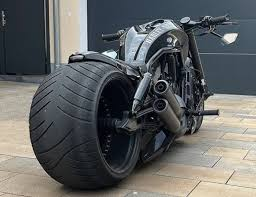
#> input picture Human Pose Estimation/Getting along/images.jpeg, 256 x 197 px
$ python opencv.py
#> lines starting #> are read from the running program, lines starting #| are printed output that depends on the picture
import cv2

# Load grayscale image
img1 = cv2.imread(r'images.jpeg', 0)  # 0 for grayscale
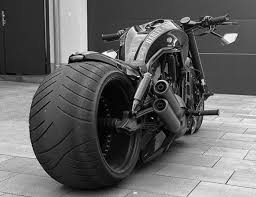
#> img1: shape (197, 256); min 0, max 255, mean 98.1
if img1 is None:
    print("Error: Image not found or could not be loaded!")
    exit()

print(img1)  # Print matrix of the image
#> (printed output is left out)
cv2.imshow('Grayscale Image', img1)  # Show grayscale image
cv2.waitKey(0)
cv2.destroyAllWindows()

# Load color image
img2 = cv2.imread(r'images.jpeg', 1)  # 1 for color
#> img2 is the input picture: shape (197, 256, 3); mean B, G, R 98.8, 98.6, 96.6
if img2 is None:
    print("Error: Image not found or could not be loaded!")
    exit()

print(img2)  # Print matrix of the image
#> (printed output is left out)

# Save the image
status = cv2.imwrite('bike.jpeg', img2)
print("Image saved:", status)  # Prints True if image is saved successfully
#| Image saved: True

# Get properties of the image
dimensions = img2.shape
#> dimensions = (197, 256, 3)
height = img2.shape[0]
#> height = 197
width = img2.shape[1]
#> width = 256
channels = img2.shape[2]  # Now this works because the image is in color
#> channels = 3
size1 = img2.size
#> size1 = 151296

print("Dimensions:", dimensions)
#| Dimensions: (197, 256, 3)
print("Height:", height)
#| Height: 197
print("Width:", width)
#| Width: 256
print("Channels:", channels)
#| Channels: 3
print("Size in bytes:", size1)
#| Size in bytes: 151296

# Split channels
b, g, r = cv2.split(img2)
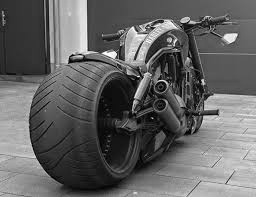
#> b: shape (197, 256); min 0, max 255, mean 98.8

# Merge and display channels
cv2.imshow('Original Image', img2)
cv2.imshow('Blue Channel', b)   # Blue channel grayscale
cv2.imshow('Green Channel', g)  # Green channel grayscale
cv2.imshow('Red Channel', r)    # Red channel grayscale

cv2.waitKey(0)
cv2.destroyAllWindows()

# Resize image
new_width = 270
new_height = 400
dim = (new_width, new_height)
resized = cv2.resize(img2, dim, interpolation=cv2.INTER_AREA)
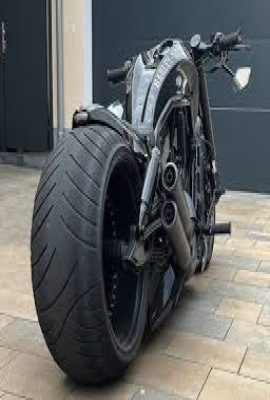
#> resized: shape (400, 270, 3); mean B, G, R 98.7, 98.6, 96.5

print("Resized Image Shape:", resized.shape)
#| Resized Image Shape: (400, 270, 3)

# Display resized image
cv2.imshow('Original Image', img2)
cv2.imshow('Resized Image', resized)
cv2.waitKey(0)
cv2.destroyAllWindows()
